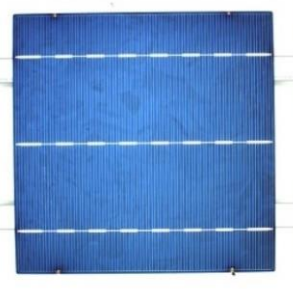
#> input picture PyProjects/cvpy/lunwendemo/毕设3.0/1.png, 293 x 289 px
$ python s.py
#> lines starting #> are read from the running program, lines starting #| are printed output that depends on the picture; after the words box and inside, x2 and y2 are one past the last pixel; in counts of white or black regions, pixels touching at a corner belong together; long printed decimals are rounded
#> further down, img0 is the input picture: shape (289, 293, 3); mean B, G, R 198.7, 143.4, 104.6
import cv2
import numpy as np
import re


# 提取感兴趣区域
def findROI(img):
    # 将原图像转化成灰度图像
    gray = cv2.cvtColor(img, cv2.COLOR_BGR2GRAY)
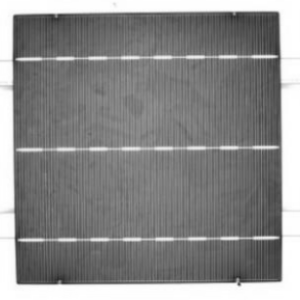
#> gray: shape (300, 300); min 44, max 255, mean 138
    # 将灰度图阈值处理转成二值图像
    ret, binary = cv2.threshold(gray, 120, 255, cv2.THRESH_BINARY_INV)
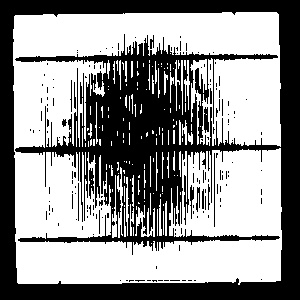
#> binary: shape (300, 300); 57.2% white; 159 black regions (144 under 20 px)
    # cv2.imshow("二值化", binary)
    # 查找绘制图像轮廓
    # contours, hierarchy = cv2.findContours(binary, cv2.RETR_LIST, cv2.CHAIN_APPROX_SIMPLE)
    contours, hierarchy = cv2.findContours(binary, cv2.RETR_EXTERNAL, cv2.CHAIN_APPROX_SIMPLE)
#> contours = 149 contours, 132 with area under 20; largest, box (x1, y1, x2, y2) and area: (13, 12, 282, 285) 46398, (190, 59, 207, 145) 334, (135, 205, 155, 237) 142, (117, 167, 123, 238) 102, (112, 175, 117, 238) 72

    mask = np.zeros(img1.shape, np.uint8)
    mask = cv2.drawContours(mask, contours, -1, (255, 255, 255), -1)
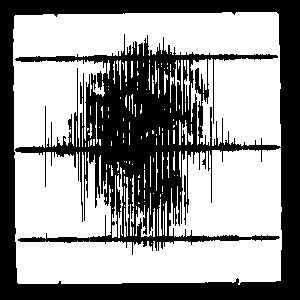
#> mask: shape (300, 300, 3); 58.7% white; 1 black region, box (x1, y1, x2, y2) and area: (0, 0, 300, 300) 37186
    # cv2.imshow("轮廓", mask)
    # 通过按位与操作，提取出感兴趣区域
    a1 = cv2.bitwise_and(img1, mask)
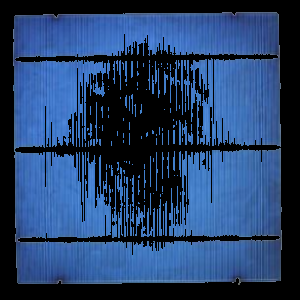
#> a1: shape (300, 300, 3); mean of channels 0, 1, 2 103.2, 62.8, 36.2; drawn as B, G, R
    # cv2.imshow("a1", mask)
    return a1


# 计算灰度均值
def dealImage(img):
    thresholdVal = 0
    res = -1

    while res <= 0:
        thresholdVal += 30
        a4 = cv2.cvtColor(img, cv2.COLOR_BGR2GRAY)
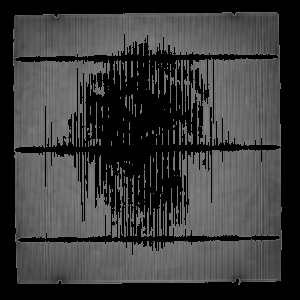
#> a4: shape (300, 300); min 0, max 135, mean 59.5
        retval, dst = cv2.threshold(a4, 135, 255, cv2.THRESH_BINARY)
#> dst: shape (300, 300); every value is 0
        wi, hi = dst.shape
#> wi = 300; hi = 300
        for w in range(wi):
            for h in range(hi):
                if dst[w][h] == 255:
                    img[w][h] = 0
        k = np.ones((3, 3), np.uint8)
        img = cv2.morphologyEx(img, cv2.MORPH_CLOSE, k, iterations=6)
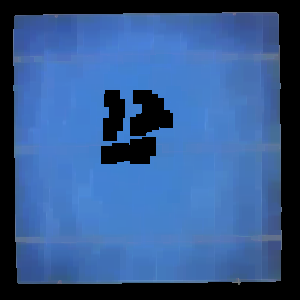
#> img: shape (300, 300, 3); mean of channels 0, 1, 2 142.7, 89.4, 53.2; drawn as B, G, R
        r1 = cv2.medianBlur(img, 5)

        cv2.imshow("aa",r1)
        blueChannel = r1[:, :, 0]
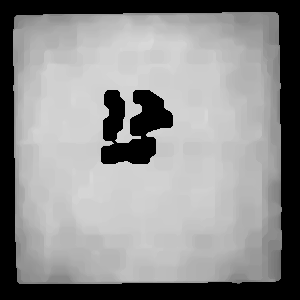
#> blueChannel: shape (300, 300); min 0, max 217, mean 142.7
        w, h = blueChannel.shape
#> w = 300; h = 300
        num = 0
        sum = 0
        for i in range(w):
            for j in range(h):
                if (blueChannel[i][j] != 0):
                    sum += blueChannel[i][j]
                    num = num + 1
                    res = sum / num
#> after the loop, num = 68388; sum = 12839784
    return res


# 统一图像大小
def resizeImage(img):
    size = (300, 300)
    img = cv2.resize(img, size)
    return img


if __name__ == '__main__':
    imgName = r"1.png"
    a = re.split(r'/', imgName)
    img0 = cv2.imread(imgName)
    img1 = resizeImage(img0)
    img2 = findROI(img1)
    res = dealImage(img2)
#> res = 187.7
    print(res)
#| 187.749

    if 135 <= res <= 145:
        imgRes1 = cv2.putText(img1, "color:LightBlue", (0, 160), cv2.FONT_HERSHEY_SIMPLEX, 1, (0, 0, 125), 3)
        cv2.imshow("检测结果", imgRes1)
        print("颜色为浅蓝的太阳能电池片")
    if 135 > res >= 115:
        imgRes1 = cv2.putText(img1, "color:MiddleBlue", (0, 160), cv2.FONT_HERSHEY_SIMPLEX, 1, (0, 0, 255), 3)
        cv2.imshow("检测结果", imgRes1)
        print("色差为中蓝的太阳能电池片")
    elif res < 115:
        imgRes1 = cv2.putText(img1, "color:DarkBlue", (0, 160), cv2.FONT_HERSHEY_SIMPLEX, 1, (0, 0, 255), 3)
        cv2.imshow("检测结果", img1)
        print("色差为深蓝的太阳能电池片")

    cv2.waitKey(0)
